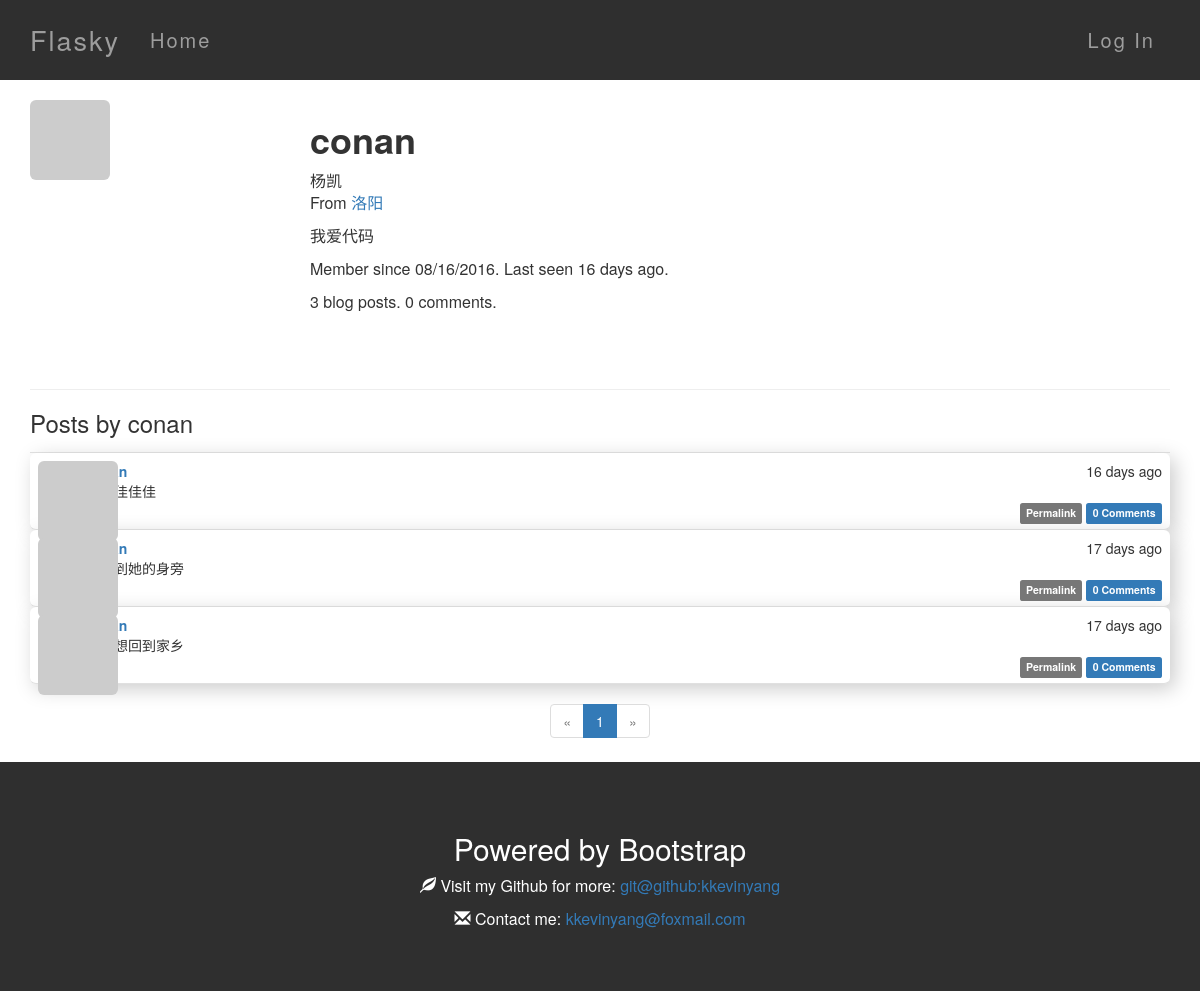
Page /user/conan on the earlier database version.
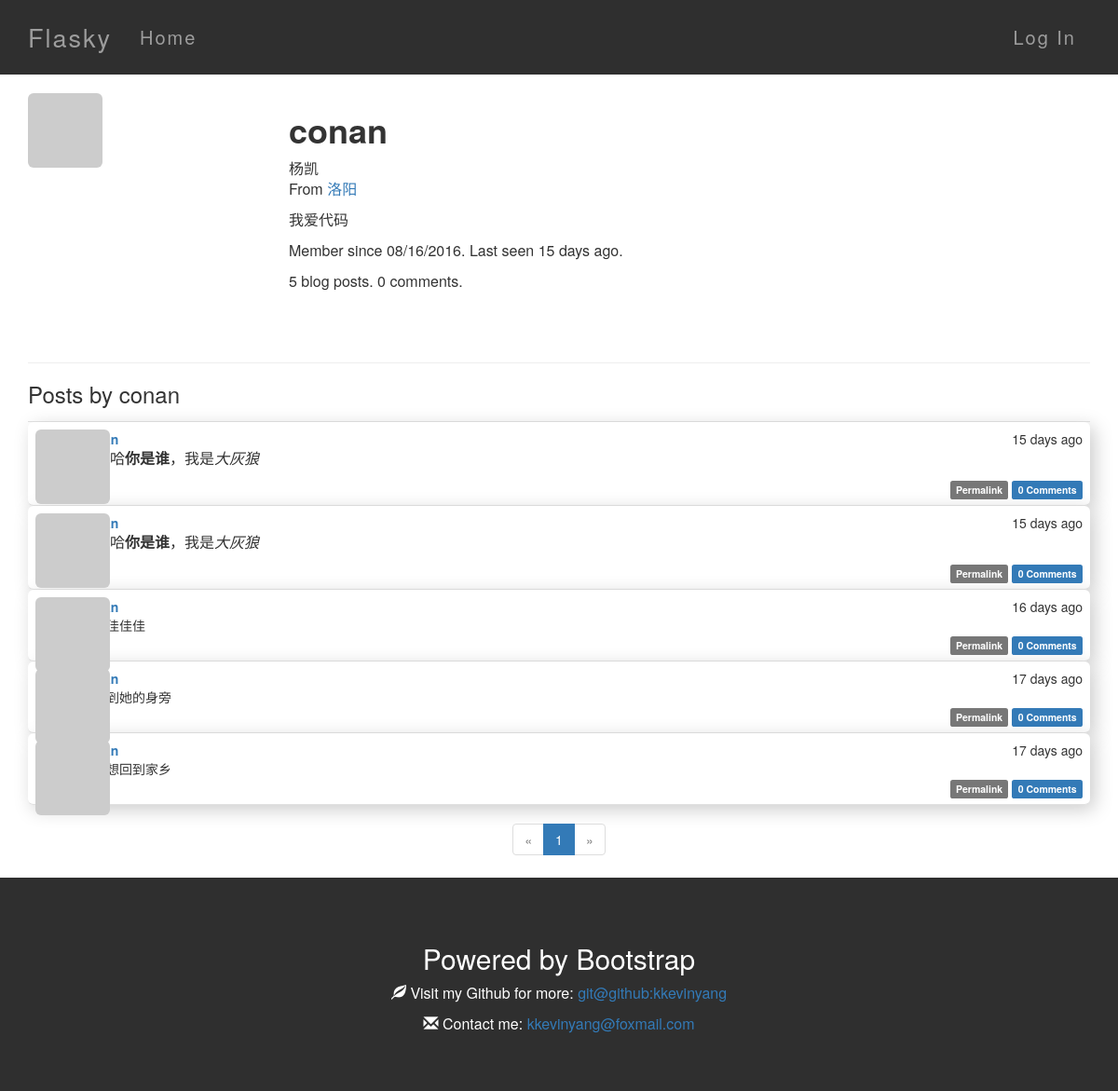
Same page on the later database version.
### app/models.py (models this page shows, shortened)
class User(UserMixin,db.Model):
    __tablename__ = 'users'
    sqlite_autoincrement = True
    id = db.Column(db.Integer, primary_key=True)
    email = db.Column(db.String(64), unique=True, index=True)
    username = db.Column(db.String(64), unique=True, index=True)
    role_id = db.Column(db.Integer, db.ForeignKey('roles.id'))
    password_hash = db.Column(db.String(128))
    confirmed = db.Column(db.Boolean, default=False)
    name = db.Column(db.String(64))
    location = db.Column(db.String(64))
    about_me = db.Column(db.Text())
    member_since = db.Column(db.DateTime(), default=datetime.utcnow)
    last_seen = db.Column(db.DateTime(), default=datetime.utcnow)
    avatar_hash = db.Column(db.String(32))
    posts = db.relationship('Post', backref='author', lazy='dynamic')  # posts和comments都需要关联author才行，所以两个都有
    comments = db.relationship('Comment', backref='author', lazy='dynamic')
    @property
    def password(self):  # 若尝试读取password的值会返回属性错误，因为生成了散列值后不能还原
        raise AttributeError('password is not a readable attribute')
    def gravatar(self, size=100, default='identicon', rating='g'):
        if request.is_secure:
            url = 'https://secure.gravatar.com/avatar'
        else:
            url = 'http://cn.gravatar.com/avatar'
        hash = self.avatar_hash or hashlib.md5(self.email.encode('utf-8')).hexdigest()
        return '{url}/{hash}?s={size}&d={default}&r={rating}'.format(
            url=url, hash=hash, size=size, default=default, rating=rating)

class Post(db.Model):
    __tablename__ = 'posts'
    id = db.Column(db.Integer, primary_key=True)
    body = db.Column(db.Text)
    timestamp = db.Column(db.DateTime, index=True, default=datetime.utcnow)  # 有默认值
    author_id = db.Column(db.Integer, db.ForeignKey('users.id'))
    body_html = db.Column(db.Text)
    comments = db.relationship('Comment', backref='post', lazy='dynamic')

### app/main/views.py (the view)
@main.route('/user/<username>')
def user(username):
    user = User.query.filter_by(username=username).first_or_404()  # 非常简洁的写法
    page = request.args.get('page', 1, type=int)
    pagination = user.posts.order_by(Post.timestamp.desc()).paginate(
        page, per_page=7,
        error_out=False)
    posts = pagination.items
    return render_template('user.html', user=user, posts=posts,
                           pagination=pagination)

### app/auth/views.py (called while the page is built)
@auth.before_app_request
def before_request():
    if current_user.is_authenticated:
        current_user.ping()
        if not current_user.confirmed \
                and request.endpoint[:5] != 'auth.' \
                and request.endpoint != 'static':
            return redirect(url_for('auth.unconfirmed'))

### app/main/__init__.py (called while the page is built)
@main.app_context_processor  # 把permission类加入模板
def inject_permissions():
    return dict(Permission=Permission)

### app/models.py (called while the page is built)
    def is_administrator(self):
        return False

### app/templates/user.html (shortened to what this page needs)
{% extends "base.html" %}
{% import "_macros.html" as macros %}
{% block post_content %}
<div class="page-header">
    <img class="img-rounded profile-thumbnail" src="{{ user.gravatar(size=256) }}">
    <div class="profile-header">
        <h1>{{ user.username }}</h1>
        {% if user.name or user.location %}
        <p>
            {% if user.name %}{{ user.name }}<br>{% endif %}
            {% if user.location %}
                From <a href="http://maps.google.com/?q={{ user.location }}">{{ user.location }}</a><br>
            {% endif %}
        </p>
        {% endif %}
        {% if user.about_me %}<p>{{ user.about_me }}</p>{% endif %}
        <p>Member since {{ moment(user.member_since).format('L') }}. Last seen {{ moment(user.last_seen).fromNow() }}.</p>
        <p>{{ user.posts.count() }} blog posts. {{ user.comments.count() }} comments.</p>
    </div>
</div>
<h3>Posts by {{ user.username }}</h3>
{% include '_posts.html' %}
{% if pagination %}
<div class="pagination">
    {{ macros.pagination_widget(pagination, '.user', username=user.username) }}
</div>
{% endif %}
{% endblock %}

### app/templates/base.html (shortened to what this page needs)
{% extends "bootstrap/base.html" %}
{% block head %}
{{ super() }}
<link rel="stylesheet" type="text/css" href="{{ url_for('static', filename='styles.css') }}">
{% endblock %}
{% block navbar %}
<div class="navbar navbar-inverse bg-4" role="navigation">
    <div class="container bg-4">
        <div class="navbar-header bg-4">
            <a class="navbar-brand" href="{{ url_for('main.index') }}">Flasky</a>
        </div>
        <div class="navbar-collapse collapse">
            <ul class="nav navbar-nav">
                <li><a href="{{ url_for('main.index') }}">Home</a></li>
            </ul>
            <ul class="nav navbar-nav navbar-right">
                {% if current_user.is_authenticated %}
                <li class="dropdown">
                    <a href="#" class="dropdown-toggle" data-toggle="dropdown">
                        <img src="{{ current_user.gravatar(size=18) }}">
                        Account <b class="caret"></b>
                    </a>
                    <ul class="dropdown-menu">
                        <li><a href="{{ url_for('auth.logout') }}">Log Out</a></li>
                    </ul>
                </li>
                {% else %}
                <li><a href="{{ url_for('auth.login') }}">Log In</a></li>
                {% endif %}
            </ul>
        </div>
    </div>
</div>
{% endblock %}
{% block content %}
<div class="container">
{% block post_content %}{% endblock %}
</div>
<footer class="container-fluid bg-4 text-center">
  <h2>Powered by Bootstrap</h2>
  <p><span class="glyphicon glyphicon-leaf"></span> Visit my Github for more:
    <a href="http://www.github.com/kkevinyang" target="_blank">
      git@github:kkevinyang
    </a>
  </p>
  <p> <span class="glyphicon glyphicon-envelope"></span> Contact me: <a href="mailto:kkevinyang@foxmail.com ">kkevinyang@foxmail.com </a></p>
</footer>
{% endblock %}

### app/templates/_macros.html
{% macro pagination_widget(pagination, endpoint, fragment='') %}
<ul class="pagination">
    <li {% if not pagination.has_prev %} class="disabled"{% endif %}>
        <a href="{% if pagination.has_prev %}{{ url_for(endpoint, page=pagination.prev_num, **kwargs) }}{{ fragment }}{% else %}#{% endif %}">
            &laquo;
        </a>
    </li>
    {% for p in pagination.iter_pages() %}
        {% if p %}
            {% if p == pagination.page %}
            <li class="active">
                <a href="{{ url_for(endpoint, page = p, **kwargs) }}{{ fragment }}">{{ p }}</a>
            </li>
            {% else %}
            <li>
                <a href="{{ url_for(endpoint, page = p, **kwargs) }}{{ fragment }}">{{ p }}</a>
            </li>
            {% endif %}
        {% else %}
        <li class="disabled"><a href="#">&hellip;</a></li>
        {% endif %}
    {% endfor %}
    <li {% if not pagination.has_next %} class="disabled"{% endif %}>
        <a href="{% if pagination.has_next %}{{ url_for(endpoint, page=pagination.next_num, **kwargs) }}{{ fragment }}{% else %}#{% endif %}">
            &raquo;
        </a>
    </li>
</ul>
{% endmacro %}

### app/templates/_posts.html (shortened to what this page needs)
<ul class="posts">
    {% for post in posts %}
    <li class="post shadow frame">
        <div class="post-thumbnail">
            <a href="{{ url_for('.user', username=post.author.username) }}">
                <img class="img-rounded profile-thumbnail" src="{{ post.author.gravatar(size=40) }}">
            </a>
        </div>
        <div class="post-content">
            <div class="post-date">{{ moment(post.timestamp).fromNow() }}</div>
            <div class="post-author"><a href="{{ url_for('.user', username=post.author.username) }}">{{ post.author.username }}</a></div>
            <div class="post-body">
                {% if post.body_html %}
                    {{ post.body_html | safe }}
                {% else %}
                    {{ post.body }}
                {% endif %}
            </div>
            <div class="post-footer">
                <a href="{{ url_for('.post', id=post.id) }}">
                    <span class="label label-default">Permalink</span>
                </a>
                 <a href="{{ url_for('.post', id=post.id) }}#comments">
                    <span class="label label-primary">{{ post.comments.count() }} Comments</span>
                </a>
            </div>
        </div>
    </li>
    {% endfor %}
</ul>

### app/static/styles.css (style rules this page uses)
.container-fluid { padding-top: 50px; padding-bottom: 50px; }
.shadow { box-shadow: 5px 5px 20px #CCC; }
.frame { border-radius: 6px; }
.page-header { padding-top: 20px; margin: 0 0 20px; }
.navbar { padding-top: 15px; padding-bottom: 15px; border: 0; border-radius: 0; margin-bottom: 0; }
.profile-thumbnail { position: absolute; }
.profile-header { min-height: 260px; margin-left: 280px; }
ul.posts { list-style-type: none; padding: 0px; margin: 16px 0px 0px 0px; border-top: 1px solid #e0e0e0; }
ul.posts li.post { padding: 8px; border-bottom: 1px solid #e0e0e0; }
div.post-date { float: right; }
div.post-author { font-weight: bold; }
div.post-thumbnail { position: absolute; }
div.post-content { margin-left: 48px; min-height: 48px; }
div.post-footer { text-align: right; }
div.pagination { width: 100%; text-align: center; padding: 0px; margin: 0px; }

### app/static/typography.css (style rules this page uses)
h1,h2,h3,h4,h5 { font-weight: bold; }
.navbar-brand { font-size: 27px; }
p { font-size: 16px; }
.navbar { font-size: 20px; letter-spacing: 2px; }
.post-body h1,h2,h3,h4,h5 { font-weight: normal; }
div.post-footer { text-align: right; }

### app/static/color.css (style rules this page uses)
.frame { background-color: #FFF; }
.bg-4 { background-color: #2f2f2f; color: #ffffff; }

Differences in the rows shown:
changed User "conan": last_seen "16 days ago" → "15 days ago"
added Post: timestamp "15 days ago", body_html "你是谁 ，我是 大灰狼", comments.count "0"
added Post: timestamp "15 days ago", body_html "你是谁 ，我是 大灰狼", comments.count "0"
Other differences:
{{ user.posts.count() }}: "3" → "5"
